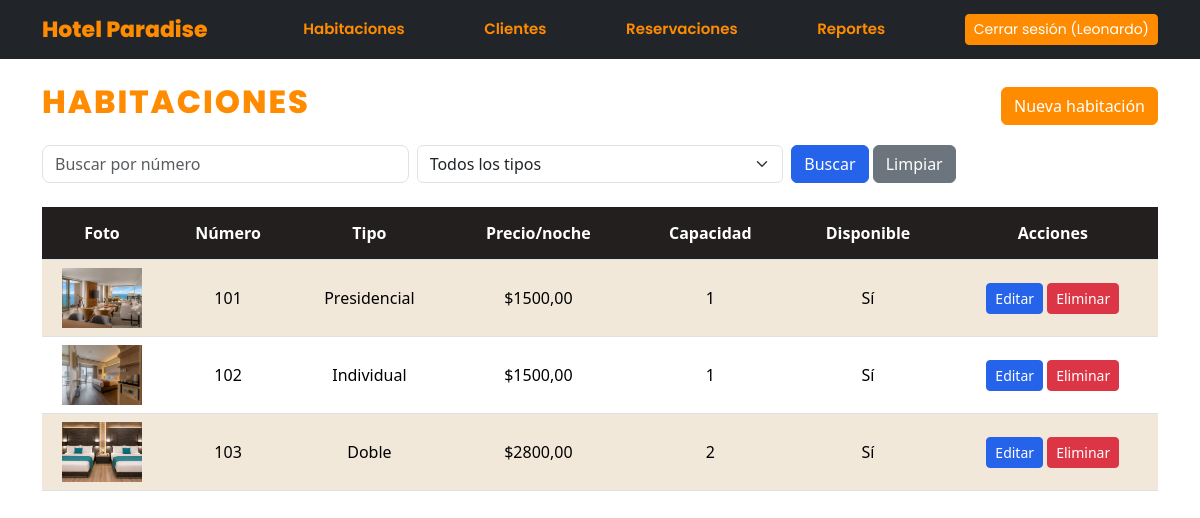
Before: /habitaciones/ (signed in) with the older database file.
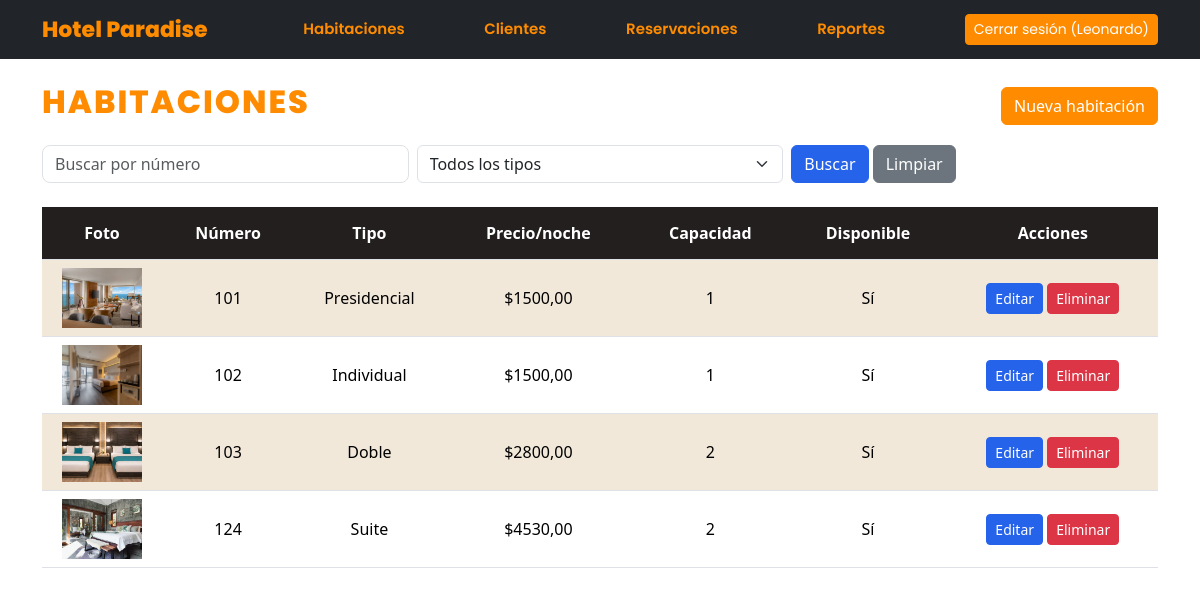
After: the same page with the newer database file.
### habitaciones/models.py (models this page shows, shortened)
class Habitacion(models.Model):
    TIPOS = [
        ('individual', 'Individual'),
        ('doble', 'Doble'),
        ('suite', 'Suite'),
        ('presidencial', 'Presidencial'),
    ]
    numero = models.IntegerField(unique=True)
    tipo =  models.CharField((""), max_length=20, choices=TIPOS)
    precioxnoche = models.DecimalField(max_digits=  15, decimal_places=2)
    capacidad = models.IntegerField()
    disponible = models.BooleanField(default= True)
    imagen = models.ImageField(upload_to='habitaciones/', blank=True, null=True)

### habitaciones/views.py (the view)
# urls.py: path('', views.lista_habitaciones, name='lista'),
@login_required
def lista_habitaciones(request):
    habitaciones = Habitacion.objects.all()
    q = request.GET.get('q', '').strip()
    tipo = request.GET.get('tipo', '')
    if q.isdigit():
        habitaciones = habitaciones.filter(numero=q)
    if tipo:
        habitaciones = habitaciones.filter(tipo=tipo)
    contexto = {
        'habitaciones': habitaciones,
        'tipos': Habitacion.TIPOS,
        'q': q,
        'tipo_actual': tipo,
    }
    return render(request, 'habitaciones/lista.html', contexto)

### habitaciones/templates/habitaciones/lista.html (shortened to what this page needs)
{% extends 'base.html' %}
{% block content %}
<div class="d-flex justify-content-between align-items-center mb-3">
    <h1  class="titulo-habitaciones">Habitaciones</h1>
    <a href="{% url 'habitaciones:crear' %}" class="btn btn-primary">Nueva habitación</a>
</div>
<form method="get" class="row g-2 mb-4">
    <div class="col-md-4">
        <input type="text" name="q" value="{{ q }}" class="form-control"
               placeholder="Buscar por número">
    </div>
    <div class="col-md-4">
        <select name="tipo" class="form-select">
            <option value="">Todos los tipos</option>
        </select>
    </div>
    <div class="col-md-4">
        <button type="submit" class="btn btn-buscar">Buscar</button>
        <a href="{% url 'habitaciones:lista' %}" class="btn btn-limpiar">Limpiar</a>
    </div>
</form>
<div class="table-responsive">
<table class="table table-striped table-habitaciones align-middle text-center">
    <thead>
        <tr>
            <th>Foto</th><th>Número</th><th>Tipo</th><th>Precio/noche</th>
            <th>Capacidad</th><th>Disponible</th><th>Acciones</th>
        </tr>
    </thead>
    <tbody>
        {% for h in habitaciones %}
        <tr>
            <td>
                <div class="contenedor-foto">
                    {% if h.imagen %}
                        <img src="{{ h.imagen.url }}" alt="Habitación {{ h.numero }}">
                    {% else %}
                        <span>Sin foto</span>
                    {% endif %}
                </div>
            </td>
            <td>{{ h.numero }}</td>
            <td>{{ h.get_tipo_display }}</td>
            <td>${{ h.precioxnoche|floatformat:2 }}</td>
            <td>{{ h.capacidad }}</td>
            <td>{% if h.disponible %}Sí{% else %}No{% endif %}</td>
            <td>
                <a href="{% url 'habitaciones:editar' h.pk %}" class="btn btn-sm btn-warning">Editar</a>
                <a href="{% url 'habitaciones:eliminar' h.pk %}" class="btn btn-sm btn-danger">Eliminar</a>
            </td>
        </tr>
        {% empty %}
        <tr>
            <td colspan="7" class="text-center">No hay habitaciones que mostrar.</td>
        </tr>
        {% endfor %}
    </tbody>
</table>
</div>
{% endblock %}

### templates/base.html (shortened to what this page needs)
<!DOCTYPE html>
<html lang="es">
<head>
    <link href="https://cdn.jsdelivr.net/npm/bootstrap@5.3.3/dist/css/bootstrap.min.css" rel="stylesheet">
</head>
<body>
    <nav class="navbar navbar-dark bg-dark mb-4">
        <div class="container">
            <a class="navbar-brand" href="{% url 'dashboard' %}">Hotel Paradise</a>
            {% if user.is_authenticated %}
                <a class="nav-link text-white" href="{% url 'habitaciones:lista' %}">
                    Habitaciones
                </a>
                <a class="nav-link text-white" href="{% url 'clientes:lista' %}">
                    Clientes
                </a>
                <a class="nav-link text-white" href="{% url 'reservaciones:lista' %}">
                    Reservaciones
                </a>
                <a class="nav-link text-white" href="{% url 'reportes' %}">
                    Reportes
                </a>
                <form method="post" action="{% url 'logout' %}" class="m-0">
                    <button type="submit" class="btn btn-sm btn-primary">
                        Cerrar sesión ({{ user.username }})
                    </button>
                </form>
            {% endif %}
        </div>
    </nav>
    <div class="container">
        {% block content %}{% endblock %}
    </div>
</body>
</html>

### templates/base.html (style rules this page uses)
:root { --naranja: #FF8C00; --naranja-hover: #E67E00; --crema: #FFF4E6; --oscuro: #212529; }
body { background-color: #FFFFFF; }
.navbar { background-color: var(--oscuro) !important; }
.navbar-brand, .navbar .nav-link { color: var(--naranja) !important; font-weight: 600; }
h1, h2, h3, h4 { color: var(--naranja); }
.titulo-habitaciones { font-family: 'Poppins', sans-serif !important; font-size: 32px; font-weight: 800; letter-spacing: 2px; color: #FF8C00; text-transform: uppercase; }
a { color: var(--naranja); }
.btn-primary { background-color: var(--naranja); border-color: var(--naranja); }
.btn-warning { background-color: var(--naranja); border-color: var(--naranja); color: white; }
.btn-primary { background-color: #FF8C00; border-color: #FF8C00; color: white; }
.btn-buscar { background-color: #FF8C00 !important; border-color: #FF8C00 !important; color: black !important; transition: 0.2s; }
.btn-warning { background-color: #2563EB !important; border-color: #2563EB !important; color: white !important; }
.btn-danger { background-color: #DC3545; border-color: #DC3545; color: white; }
a.btn-limpiar, a.btn-limpiar:visited { background-color: #6C757D !important; border: 1px solid #6C757D !important; color: #FFFFFF !important; }
.table thead th { background-color: #231f1f; color: #ffffff; font-weight: bold; padding: 14px; }
.table tbody tr:nth-child(odd) > * { background-color: #FFF4E6; }
.table tbody tr:nth-child(even) > * { background-color: #FFFFFF; }
.table-habitaciones td { vertical-align: middle; }
.table-habitaciones td:first-child { text-align: center !important; width: 120px; }
.table-habitaciones td:first-child .contenedor-foto { margin-left: auto; margin-right: auto; }
.navbar .nav-link { transition: color 0.2s ease; }
input[type="text"], input[type="search"], select { border-radius: 8px; }
.contenedor-foto { width: 80px; height: 60px; display: flex; align-items: center; justify-content: center; overflow: hidden; background-color: #FFF4E6; }
.contenedor-foto img { width: 100%; height: 100%; object-fit: cover; }
button.btn-buscar, button.btn-buscar:visited, button.btn-buscar:focus, button.btn-buscar:active { background-color: #FF8C00 !important; background-image: none !important; border: 1px solid #FF8C00 !important; color: #000000 !important; box-shadow: none; }
button.btn-buscar { background-color: #2563EB !important; border: 1px solid #2563EB !important; color: white !important; transition: 0.2s; }
.navbar, .navbar-brand, .navbar .nav-link { font-family: 'Poppins', sans-serif !important; }
.navbar-brand { font-size: 22px; font-weight: 800 !important; }
.navbar .nav-link { font-size: 15px; font-weight: 600 !important; }

Changed rows visible on the page:
added Habitacion: imagen (picture), numero "124", tipo "Suite", precioxnoche "4530,00", capacidad "2", disponible "Sí"
